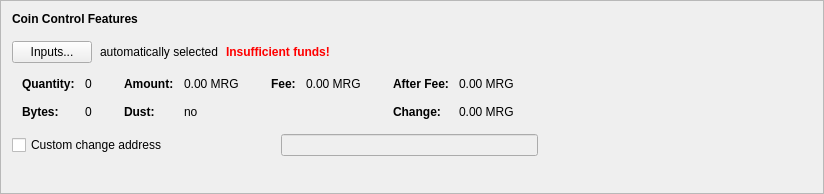
      <widget class="QFrame" name="frameCoinControl">
       <property name="sizePolicy">
        <sizepolicy hsizetype="Preferred" vsizetype="Fixed">
         <horstretch>0</horstretch>
         <verstretch>0</verstretch>
        </sizepolicy>
       </property>
       <property name="minimumSize">
        <size>
         <width>600</width>
         <height>194</height>
        </size>
       </property>
       <property name="frameShape">
        <enum>QFrame::StyledPanel</enum>
       </property>
       <property name="frameShadow">
        <enum>QFrame::Raised</enum>
       </property>
       <layout class="QVBoxLayout" name="verticalLayout_4">
        <item>
         <layout class="QVBoxLayout" name="verticalLayoutCoinControl" stretch="0,0,0,0,0">
          <property name="spacing">
           <number>0</number>
          </property>
          <property name="sizeConstraint">
           <enum>QLayout::SetDefaultConstraint</enum>
          </property>
          <property name="leftMargin">
           <number>0</number>
          </property>
          <property name="topMargin">
           <number>0</number>
          </property>
          <item>
           <layout class="QHBoxLayout" name="horizontalLayoutCoinControl1">
            <property name="bottomMargin">
             <number>15</number>
            </property>
            <item>
             <widget class="QLabel" name="labelCoinControlFeatures">
              <property name="sizePolicy">
               <sizepolicy hsizetype="Preferred" vsizetype="Maximum">
                <horstretch>0</horstretch>
                <verstretch>0</verstretch>
               </sizepolicy>
              </property>
              <property name="font">
               <font>
                <weight>75</weight>
                <bold>true</bold>
               </font>
              </property>
              <property name="styleSheet">
               <string notr="true">font-weight:bold;</string>
              </property>
              <property name="text">
               <string>Coin Control Features</string>
              </property>
             </widget>
            </item>
           </layout>
          </item>
          <item>
           <layout class="QHBoxLayout" name="horizontalLayoutCoinControl2" stretch="0,0,0,0">
            <property name="spacing">
             <number>8</number>
            </property>
            <property name="bottomMargin">
             <number>10</number>
            </property>
            <item>
             <widget class="QPushButton" name="pushButtonCoinControl">
              <property name="styleSheet">
               <string notr="true"/>
              </property>
              <property name="text">
               <string>Inputs...</string>
              </property>
              <property name="autoDefault">
               <bool>false</bool>
              </property>
             </widget>
            </item>
            <item>
             <widget class="QLabel" name="labelCoinControlAutomaticallySelected">
              <property name="text">
               <string>automatically selected</string>
              </property>
              <property name="margin">
               <number>5</number>
              </property>
             </widget>
            </item>
            <item>
             <widget class="QLabel" name="labelCoinControlInsuffFunds">
              <property name="font">
               <font>
                <weight>75</weight>
                <bold>true</bold>
               </font>
              </property>
              <property name="styleSheet">
               <string notr="true">color:red;font-weight:bold;</string>
              </property>
              <property name="text">
               <string>Insufficient funds!</string>
              </property>
              <property name="margin">
               <number>5</number>
              </property>
             </widget>
            </item>
            <item>
             <spacer name="horizontalSpacerCoinControl">
              <property name="orientation">
               <enum>Qt::Horizontal</enum>
              </property>
              <property name="sizeHint" stdset="0">
               <size>
                <width>40</width>
                <height>1</height>
               </size>
              </property>
             </spacer>
            </item>
           </layout>
          </item>
          <item>
           <widget class="QWidget" name="widgetCoinControl" native="true">
            <property name="sizePolicy">
             <sizepolicy hsizetype="Preferred" vsizetype="Preferred">
              <horstretch>0</horstretch>
              <verstretch>0</verstretch>
             </sizepolicy>
            </property>
            <property name="minimumSize">
             <size>
              <width>0</width>
              <height>0</height>
             </size>
            </property>
            <property name="styleSheet">
             <string notr="true"/>
            </property>
            <layout class="QHBoxLayout" name="horizontalLayoutCoinControl5">
             <property name="leftMargin">
              <number>0</number>
             </property>
             <property name="topMargin">
              <number>0</number>
             </property>
             <property name="rightMargin">
              <number>0</number>
             </property>
             <property name="bottomMargin">
              <number>0</number>
             </property>
             <item>
              <layout class="QHBoxLayout" name="horizontalLayoutCoinControl3" stretch="0,0,0,1">
               <property name="spacing">
                <number>20</number>
               </property>
               <property name="topMargin">
                <number>0</number>
               </property>
               <property name="bottomMargin">
                <number>10</number>
               </property>
               <item>
                <layout class="QFormLayout" name="formLayoutCoinControl1">
                 <property name="horizontalSpacing">
                  <number>10</number>
                 </property>
                 <property name="verticalSpacing">
                  <number>14</number>
                 </property>
                 <property name="leftMargin">
                  <number>10</number>
                 </property>
                 <property name="topMargin">
                  <number>4</number>
                 </property>
                 <property name="rightMargin">
                  <number>6</number>
                 </property>
                 <item row="0" column="0">
                  <widget class="QLabel" name="labelCoinControlQuantityText">
                   <property name="font">
                    <font>
                     <weight>75</weight>
                     <bold>true</bold>
                    </font>
                   </property>
                   <property name="text">
                    <string>Quantity:</string>
                   </property>
                   <property name="margin">
                    <number>0</number>
                   </property>
                  </widget>
                 </item>
                 <item row="0" column="1">
                  <widget class="QLabel" name="labelCoinControlQuantity">
                   <property name="cursor">
                    <cursorShape>IBeamCursor</cursorShape>
                   </property>
                   <property name="contextMenuPolicy">
                    <enum>Qt::ActionsContextMenu</enum>
                   </property>
                   <property name="text">
                    <string notr="true">0</string>
                   </property>
                   <property name="margin">
                    <number>0</number>
                   </property>
                   <property name="textInteractionFlags">
                    <set>Qt::LinksAccessibleByMouse|Qt::TextSelectableByKeyboard|Qt::TextSelectableByMouse</set>
                   </property>
                  </widget>
                 </item>
                 <item row="1" column="0">
                  <widget class="QLabel" name="labelCoinControlBytesText">
                   <property name="font">
                    <font>
                     <weight>75</weight>
                     <bold>true</bold>
                    </font>
                   </property>
                   <property name="text">
                    <string>Bytes:</string>
                   </property>
                  </widget>
                 </item>
                 <item row="1" column="1">
                  <widget class="QLabel" name="labelCoinControlBytes">
                   <property name="cursor">
                    <cursorShape>IBeamCursor</cursorShape>
                   </property>
                   <property name="contextMenuPolicy">
                    <enum>Qt::ActionsContextMenu</enum>
                   </property>
                   <property name="text">
                    <string notr="true">0</string>
                   </property>
                   <property name="textInteractionFlags">
                    <set>Qt::LinksAccessibleByMouse|Qt::TextSelectableByKeyboard|Qt::TextSelectableByMouse</set>
                   </property>
                  </widget>
                 </item>
                </layout>
               </item>
               <item>
                <layout class="QFormLayout" name="formLayoutCoinControl2">
                 <property name="horizontalSpacing">
                  <number>10</number>
                 </property>
                 <property name="verticalSpacing">
                  <number>14</number>
                 </property>
                 <property name="leftMargin">
                  <number>6</number>
                 </property>
                 <property name="topMargin">
                  <number>4</number>
                 </property>
                 <property name="rightMargin">
                  <number>6</number>
                 </property>
                 <item row="0" column="0">
                  <widget class="QLabel" name="labelCoinControlAmountText">
                   <property name="font">
                    <font>
                     <weight>75</weight>
                     <bold>true</bold>
                    </font>
                   </property>
                   <property name="text">
                    <string>Amount:</string>
                   </property>
                   <property name="margin">
                    <number>0</number>
                   </property>
                  </widget>
                 </item>
                 <item row="0" column="1">
                  <widget class="QLabel" name="labelCoinControlAmount">
                   <property name="cursor">
                    <cursorShape>IBeamCursor</cursorShape>
                   </property>
                   <property name="contextMenuPolicy">
                    <enum>Qt::ActionsContextMenu</enum>
                   </property>
                   <property name="text">
                    <string notr="true">0.00 MRG</string>
                   </property>
                   <property name="textInteractionFlags">
                    <set>Qt::LinksAccessibleByMouse|Qt::TextSelectableByKeyboard|Qt::TextSelectableByMouse</set>
                   </property>
                  </widget>
                 </item>
                 <item row="1" column="0">
                  <widget class="QLabel" name="labelCoinControlLowOutputText">
                   <property name="font">
                    <font>
                     <weight>75</weight>
                     <bold>true</bold>
                    </font>
                   </property>
                   <property name="text">
                    <string>Dust:</string>
                   </property>
                  </widget>
                 </item>
                 <item row="1" column="1">
                  <widget class="QLabel" name="labelCoinControlLowOutput">
                   <property name="cursor">
                    <cursorShape>IBeamCursor</cursorShape>
                   </property>
                   <property name="contextMenuPolicy">
                    <enum>Qt::ActionsContextMenu</enum>
                   </property>
                   <property name="text">
                    <string notr="true">no</string>
                   </property>
                   <property name="textInteractionFlags">
                    <set>Qt::LinksAccessibleByMouse|Qt::TextSelectableByKeyboard|Qt::TextSelectableByMouse</set>
                   </property>
                  </widget>
                 </item>
                </layout>
               </item>
               <item>
                <layout class="QFormLayout" name="formLayoutCoinControl3">
                 <property name="horizontalSpacing">
                  <number>10</number>
                 </property>
                 <property name="verticalSpacing">
                  <number>14</number>
                 </property>
                 <property name="leftMargin">
                  <number>6</number>
                 </property>
                 <property name="topMargin">
                  <number>4</number>
                 </property>
                 <property name="rightMargin">
                  <number>6</number>
                 </property>
                 <item row="0" column="0">
                  <widget class="QLabel" name="labelCoinControlFeeText">
                   <property name="font">
                    <font>
                     <weight>75</weight>
                     <bold>true</bold>
                    </font>
                   </property>
                   <property name="text">
                    <string>Fee:</string>
                   </property>
                   <property name="margin">
                    <number>0</number>
                   </property>
                  </widget>
                 </item>
                 <item row="0" column="1">
                  <widget class="QLabel" name="labelCoinControlFee">
                   <property name="cursor">
                    <cursorShape>IBeamCursor</cursorShape>
                   </property>
                   <property name="contextMenuPolicy">
                    <enum>Qt::ActionsContextMenu</enum>
                   </property>
                   <property name="text">
                    <string notr="true">0.00 MRG</string>
                   </property>
                   <property name="textInteractionFlags">
                    <set>Qt::LinksAccessibleByMouse|Qt::TextSelectableByKeyboard|Qt::TextSelectableByMouse</set>
                   </property>
                  </widget>
                 </item>
                </layout>
               </item>
               <item>
                <layout class="QFormLayout" name="formLayoutCoinControl4">
                 <property name="horizontalSpacing">
                  <number>10</number>
                 </property>
                 <property name="verticalSpacing">
                  <number>14</number>
                 </property>
                 <property name="leftMargin">
                  <number>6</number>
                 </property>
                 <property name="topMargin">
                  <number>4</number>
                 </property>
                 <property name="rightMargin">
                  <number>6</number>
                 </property>
                 <item row="0" column="0">
                  <widget class="QLabel" name="labelCoinControlAfterFeeText">
                   <property name="font">
                    <font>
                     <weight>75</weight>
                     <bold>true</bold>
                    </font>
                   </property>
                   <property name="text">
                    <string>After Fee:</string>
                   </property>
                   <property name="margin">
                    <number>0</number>
                   </property>
                  </widget>
                 </item>
                 <item row="0" column="1">
                  <widget class="QLabel" name="labelCoinControlAfterFee">
                   <property name="cursor">
                    <cursorShape>IBeamCursor</cursorShape>
                   </property>
                   <property name="contextMenuPolicy">
                    <enum>Qt::ActionsContextMenu</enum>
                   </property>
                   <property name="text">
                    <string notr="true">0.00 MRG</string>
                   </property>
                   <property name="textInteractionFlags">
                    <set>Qt::LinksAccessibleByMouse|Qt::TextSelectableByKeyboard|Qt::TextSelectableByMouse</set>
                   </property>
                  </widget>
                 </item>
                 <item row="1" column="0">
                  <widget class="QLabel" name="labelCoinControlChangeText">
                   <property name="font">
                    <font>
                     <weight>75</weight>
                     <bold>true</bold>
                    </font>
                   </property>
                   <property name="text">
                    <string>Change:</string>
                   </property>
                  </widget>
                 </item>
                 <item row="1" column="1">
                  <widget class="QLabel" name="labelCoinControlChange">
                   <property name="cursor">
                    <cursorShape>IBeamCursor</cursorShape>
                   </property>
                   <property name="contextMenuPolicy">
                    <enum>Qt::ActionsContextMenu</enum>
                   </property>
                   <property name="text">
                    <string notr="true">0.00 MRG</string>
                   </property>
                   <property name="textInteractionFlags">
                    <set>Qt::LinksAccessibleByMouse|Qt::TextSelectableByKeyboard|Qt::TextSelectableByMouse</set>
                   </property>
                  </widget>
                 </item>
                </layout>
               </item>
              </layout>
             </item>
            </layout>
           </widget>
          </item>
          <item>
           <layout class="QHBoxLayout" name="horizontalLayoutCoinControl4" stretch="0,0,0">
            <property name="spacing">
             <number>12</number>
            </property>
            <property name="sizeConstraint">
             <enum>QLayout::SetDefaultConstraint</enum>
            </property>
            <property name="topMargin">
             <number>5</number>
            </property>
            <property name="rightMargin">
             <number>5</number>
            </property>
            <item>
             <widget class="QCheckBox" name="checkBoxCoinControlChange">
              <property name="toolTip">
               <string>If this is activated, but the change address is empty or invalid, change will be sent to a newly generated address.</string>
              </property>
              <property name="text">
               <string>Custom change address</string>
              </property>
             </widget>
            </item>
            <item>
             <widget class="QValidatedLineEdit" name="lineEditCoinControlChange">
              <property name="enabled">
               <bool>false</bool>
              </property>
              <property name="sizePolicy">
               <sizepolicy hsizetype="Ignored" vsizetype="Fixed">
                <horstretch>0</horstretch>
                <verstretch>0</verstretch>
               </sizepolicy>
              </property>
             </widget>
            </item>
            <item>
             <widget class="QLabel" name="labelCoinControlChangeLabel">
              <property name="sizePolicy">
               <sizepolicy hsizetype="Preferred" vsizetype="Expanding">
                <horstretch>0</horstretch>
                <verstretch>0</verstretch>
               </sizepolicy>
              </property>
              <property name="minimumSize">
               <size>
                <width>0</width>
                <height>0</height>
               </size>
              </property>
              <property name="text">
               <string/>
              </property>
              <property name="margin">
               <number>3</number>
              </property>
             </widget>
            </item>
           </layout>
          </item>
          <item>
           <spacer name="verticalSpacerCoinControl">
            <property name="orientation">
             <enum>Qt::Vertical</enum>
            </property>
            <property name="sizeType">
             <enum>QSizePolicy::Expanding</enum>
            </property>
            <property name="sizeHint" stdset="0">
             <size>
              <width>800</width>
              <height>1</height>
             </size>
            </property>
           </spacer>
          </item>
         </layout>
        </item>
       </layout>
      </widget>
